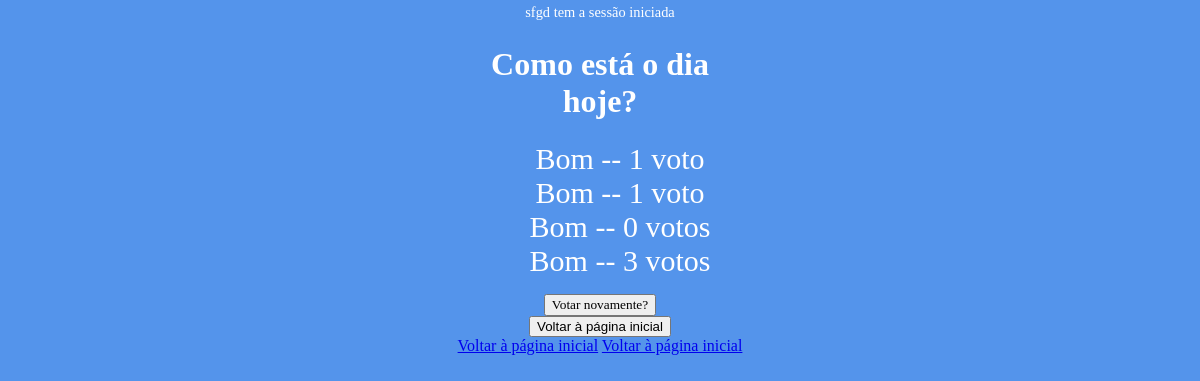
/votacao/2/resultados (signed in), run on the app's committed database.
### votacao/models.py (models this page shows, shortened)
class Questao(models.Model):
 questao_texto = models.CharField(max_length=200)
 pub_data = models.DateTimeField('data de publicacao')

class Opcao(models.Model):
 questao = models.ForeignKey(Questao, on_delete=models.CASCADE)
 opcao_texto = models.CharField(max_length=200)
 votos = models.IntegerField(default=0)

### votacao/views.py (the view)
# urls.py: path("<int:questao_id>/resultados", views.resultados, name="resultados"),
def resultados(request, questao_id):
    questao = get_object_or_404(Questao, pk=questao_id)
    return render(request, 'votacao/resultados.html', {'questao': questao})

### votacao/templates/votacao/resultados.html (shortened to what this page needs)
{% extends "./secondbase.html" %}
{% block body %}
    <form action="{% url 'votacao:detalhe' questao.id %}" method="post">
        <h1>{{ questao.questao_texto }}</h1>
        <ul>
        {% for opcao in questao.opcao_set.all %}
        <li>{{ opcao.opcao_texto }} -- {{ opcao.votos }} voto{{ opcao.votos|pluralize }}</li>
        {% endfor %}
        </ul>
        <input type="submit" value="Votar novamente?"/>
        <button type="submit" formaction="{% url 'votacao:index' %}">Voltar à página inicial</button>
    </form>
    <br>
    <a href="{% url 'votacao:index' %}">Voltar à página inicial</a>
{% endblock %}

### votacao/templates/votacao/index.html (shortened to what this page needs)
<!DOCTYPE html>
<html lang="en">
<head>
    {% load static %}
    <link rel="stylesheet" type="text/css" href="{% static 'votacao/css/estilos.css' %}">
</head>
<body>
<div>
    {% if request.user.is_authenticated %}
        <p>{{request.user.username}} tem a sessão iniciada</p>
    {% else %}
        <p>O utilizador não tem a sessão iniciada</p>
        <a href="{% url 'votacao:registar' %}">Registar</a>
        <a href="{% url 'votacao:iniciarsessao' %}">Iniciar Sessão</a>
    {% endif %}
</div>
{% block body %}{% endblock %}
{% block homepage %}
{% endblock %}
</body>
</html>

### votacao/static/votacao/css/estilos.css (style rules this page uses)
body { background-image: url('images/Iscte.JPG'); background-color: #5494EB; background-position: center; background-size: auto; background-repeat: no-repeat; margin: 0; font-family: Arial black; align:center; text-align:center; }
h1 { font-family: Arial black; text-align: center; color: white; }
p, li { text-align:center; color: white; font-size: 30px; }
ul { list-style-type: none; font-family: Arial black; text-align: center; }
input { color: black; text-align: center; font-family: Arial black; }
form { postion:fixed; top:50%; left:50%; width:250px; display:inline-block; }
.article > h2, p { margin: 4px; font-size: 90%; }

### data on the page
Questao: questao_texto "Como está o dia hoje?"
Opcao: opcao_texto "Bom", votos "1"
Opcao: opcao_texto "Bom", votos "1"
Opcao: opcao_texto "Bom", votos "0"
Opcao: opcao_texto "Bom", votos "3"

### other printed values
{{ request.user.username }} "sfgd"
